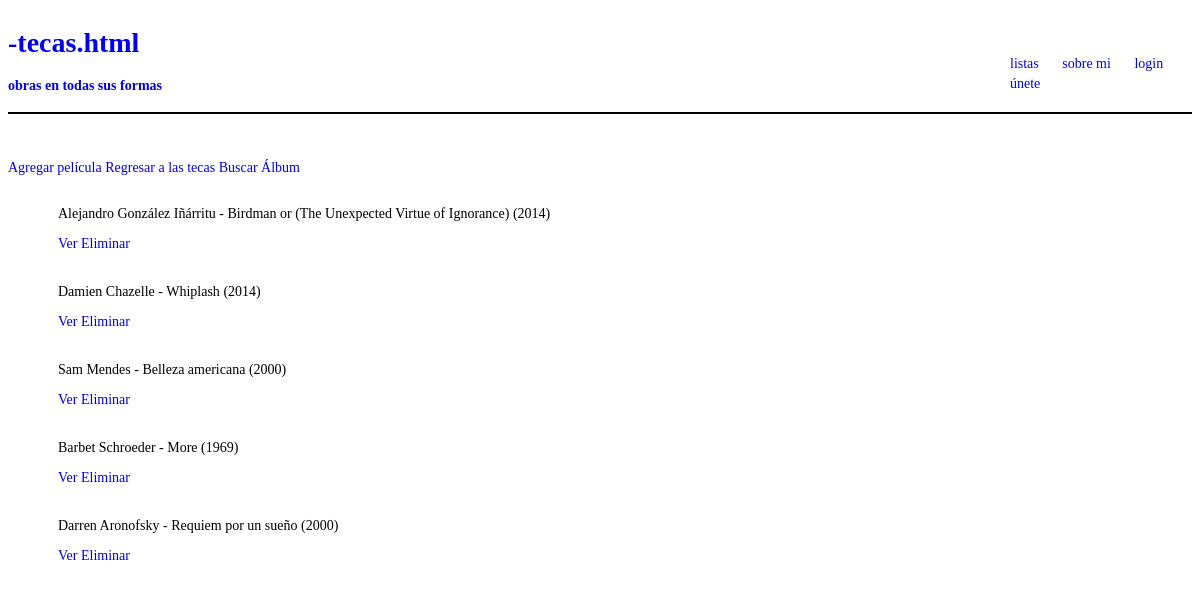
The app's page /lista_pelicula/ with its own data.
### app_a/models.py (models this page shows, shortened)
class Pelicula(models.Model):
    titulo = models.CharField(max_length=100)
    anio = models.IntegerField()
    dir = models.CharField(max_length=100)
    dur = models.IntegerField()
    portada = models.ImageField(upload_to='media/', null=True, blank=True)
    review = RichTextField(blank=True, null=True)
    ost = models.ForeignKey(Album, blank=True, null=True, on_delete=models.SET_NULL)

### app_a/views.py (the view)
# urls.py: path('lista_pelicula/', views.PeliculaListView.as_view(), name='lista_pelicula'),
class PeliculaListView(ListView):
    model = Pelicula
    template_name = 'pelicula/lista_pelicula.html'

### app_a/templates/pelicula/lista_pelicula.html (shortened to what this page needs)
{% extends 'tem/base.html' %}
{% block body %}
    <br>
    <a href={% url 'crear_pelicula' %}>Agregar película</a>
    <a href={% url 'lista' %}>Regresar a las tecas</a>
    <a href={% url 'buscar_pelicula' %}>Buscar Álbum</a>
    <ul>
        {% for pelicula in object_list %}
            <li>
                <p>{{pelicula.dir}} - {{pelicula.titulo}} ({{pelicula.anio}})</p>
                <p>
                    <a href={% url 'detalle_pelicula' pelicula.id %}>Ver</a>
                    <a href={% url 'eliminar_pelicula' pelicula.id %}>Eliminar</a>
                </p>
            </li>
        {% empty %}
            <li><h3>Aún no hay películas registradas</h3></li>
        {% endfor %}
    </ul>
{% endblock %}

### app_a/static/stc/base.css (style rules this page uses)
body { font-size: .875rem; font-family: Verdana; }
ul { list-style-type: none; }
li { margin: 0px 10px 0px 10px; padding: 2px 0px 2px 0px; }
a { text-decoration: none; }

### records on screen
Pelicula: dir "Alejandro González Iñárritu", titulo "Birdman or (The Unexpected Virtue of Ignorance)", anio "2014"
Pelicula: dir "Damien Chazelle", titulo "Whiplash", anio "2014"
Pelicula: dir "Sam Mendes", titulo "Belleza americana", anio "2000"
Pelicula: dir "Barbet Schroeder", titulo "More", anio "1969"
Pelicula: dir "Darren Aronofsky", titulo "Requiem por un sueño", anio "2000"
